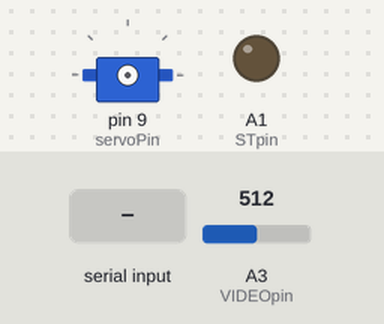
Bench run of a sketch on a simulated Arduino Nano, built with avr-gcc and run on an emulated ATmega328P. Shown: servo, output pins drawn as LEDs (lit = HIGH). Inputs (shaded band) come from the test bench; at power-on: A3 (VIDEOpin) = 512. Pins used as bus, display or sensor lines are not drawn; what the sketch prints to the serial monitor is not drawn.

Above: at 1.3 s.
1.4 s: "w98\n" received over Serial
3.8 s: "w,45\n" received over Serial
At 5.1 s:
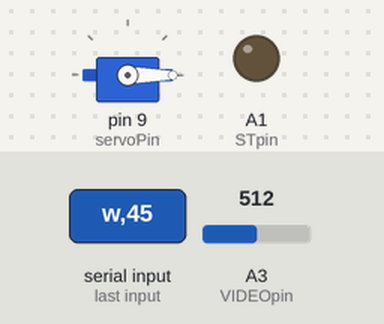
6.3 s: "i\n" received over Serial
At 8.1 s:
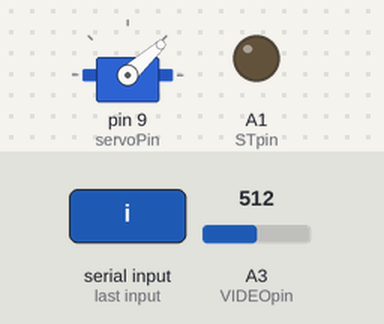
9.3 s: A3 (VIDEOpin) set to 988
12.3 s: A3 (VIDEOpin) set to 1011
At 19.2 s:
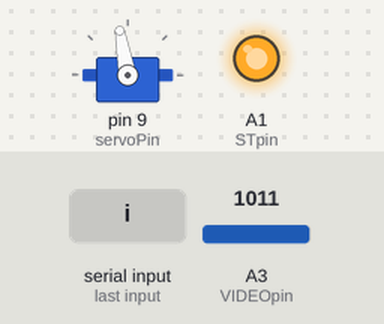
21.1 s: "r90\n" received over Serial
At 23.2 s:
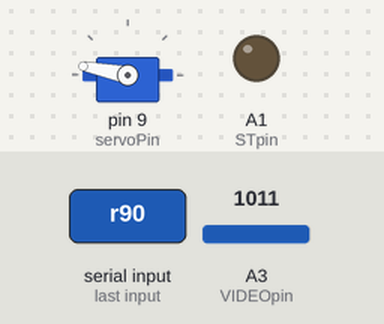
Timing chart, 0 to 28.2 s (numbered marks = the images above; inputs shaded):
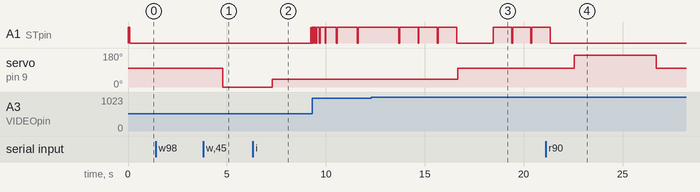

The sketch:

ArduinoNanoCode.ino
```cpp
// (licence header left out)
#include <Servo.h>
Servo myservo;  // create servo object to control a servo


// THESE FOUR VALUES NEED TO BE CHANGED FOR YOUR INDIVIDUAL UNIT:


int unitNumber = 9; // Add a unit-specific number here. This number is looked up for applying calibration data

// To set these wheel positions, build your unit, upload this code, then use the serial monitor Baud Rate set to 115200
// write "w98" to manually contorl the shutter wheel
int posDark = 100; // angle for dark measurement
int posIrr = 42; // angle for irradiance (cosine diffuser)
int posRad = 169; // angle for radiance measurement (clear)


int servoDelay = 300; // millisecond delay for servo to move
int servoDetachDelay = 1500; // millisecond delay for servo to detach (causes feedback and noisy measurements)
int servoPin = 9;

#define TRGpin A0
#define STpin A1
#define CLKpin A2
#define VIDEOpin A3

#define nSites 288 //
uint16_t data[nSites] [2];
int dataSaveDim = 0;

int delayTime = 1;
long intTime = 100;
long prevIntTime = 100;
long maxAutoIntTime = 5000;
long maxIntTime = 60000; // maximum integration time for auto-measurement
long manIntTime = 0;
int satN = 0; // number of bands over-exposed
int satVal = 1000; // over-exposure value
int satSum = 0;
int maxVal = 0;
int prevMaxVal = 0;

int nScansMax = 50; // 65535 is the max uint16 data value, so can only deal with about 60 max
int nScansMin = 3;
long sampleTimeMax = 1000; // target sampling time for repeat scans
int nScans = 1;
int measureType = 0;


void setup(){
  //myservo.attach(servoPin);  // attaches the servo on pin 9 to the servo object

  //Set desired pins to OUTPUT
  pinMode(CLKpin, OUTPUT);
  pinMode(STpin, OUTPUT);

  digitalWrite(CLKpin, HIGH);
  digitalWrite(STpin, LOW);

  Serial.begin(115200); // Baud Rate set to 115200
  while (! Serial); // Wait untilSerial is ready
  //Serial.println("i = irradiance measure, r = radiance measure, n# = minimum number of scans");
  readSpectrometer();
  resetData();
}

void readSpectrometer(){

  // Start clock cycle and set start pulse to signal start
  digitalWrite(CLKpin, LOW);
  delayMicroseconds(delayTime);
  digitalWrite(CLKpin, HIGH);
  delayMicroseconds(delayTime);
  digitalWrite(CLKpin, LOW);
  digitalWrite(STpin, HIGH);
  delayMicroseconds(delayTime);

  unsigned long cTime = millis(); // start time
  unsigned long eTime = cTime + intTime; // end time

  //Sample for a period of time
 // for(int i = 0; i < 15; i++){ //orig 15
 while(cTime < eTime){
      digitalWrite(CLKpin, HIGH);
      delayMicroseconds(delayTime);
      digitalWrite(CLKpin, LOW);
      delayMicroseconds(delayTime);
      cTime=millis();
  }

  //Set STpin to low
  digitalWrite(STpin, LOW);

  //Sample for a period of time
  for(int i = 0; i < 88; i++){ //87 aligns correctly

      digitalWrite(CLKpin, HIGH);
      delayMicroseconds(delayTime);
      digitalWrite(CLKpin, LOW);
      delayMicroseconds(delayTime);

  }

  int specRead = 0;
  satN = 0;
  for(int i = 0; i < nSites; i++){

      specRead = analogRead(VIDEOpin);
      // second read shoudl stablise the multiplexer and give more accurate read
      //delayMicroseconds(delayTime);
     // specRead = analogRead(VIDEOpin);
      data[i][dataSaveDim] += specRead;
      if(specRead > satVal)
        satN ++;

      digitalWrite(CLKpin, HIGH);
      delayMicroseconds(delayTime);
      digitalWrite(CLKpin, LOW);
      delayMicroseconds(delayTime);

  }
}


void resetData(){
  for (int i = 0; i < nSites; i++)
    data[i] [dataSaveDim] = 0;
}

void satTest(){
  //satN = 0;
  //maxVal = 0;
  for (int i = 0; i < nSites; i++){
    //if(data[i][dataSaveDim] > satVal)
    //    satN ++;
    if(data[i][dataSaveDim] > maxVal)
        maxVal = data[i][dataSaveDim];
  }

}


void loop(){


  String arg = Serial.readString();

  if (arg != NULL){

    // manually set integration time
    if(arg.startsWith("t") == true){
      arg.replace("t", "");
      manIntTime = (long) arg.toFloat();
      if(manIntTime > maxIntTime)
          manIntTime = maxIntTime;
      Serial.println("int. time: " + String(manIntTime) + "ms");

    // change max number of scans
    } else if(arg.startsWith("a") == true){
      arg.replace("a", "");
      nScansMax = (int) arg.toFloat();
      if(nScansMax < nScansMin)
        nScansMin = nScansMax;
      Serial.println("max scans: " + String(nScansMax));
      delay(100);

    // change min number of scans
    } else if(arg.startsWith("n") == true){
      arg.replace("n", "");
      nScansMin = (int) arg.toFloat();
      if(nScansMin > nScansMax)
        nScansMax = nScansMin;
      Serial.println("min scans: " + String(nScansMin));
      delay(100);


    // manual wheel position
    } else if(arg.startsWith("w") == true){ // filter wheel position
        arg.replace("w", "");
        int wheelAngle = (int) arg.toFloat();
        myservo.attach(servoPin);
        myservo.write(wheelAngle);
        Serial.println("Wheel angle: " + String(wheelAngle));
        delay(servoDelay);
        myservo.detach();


    // Spec measure
    } else if(arg.startsWith("r") == true || arg.startsWith("i") == true){ // radiance

      myservo.attach(servoPin);

      if(arg.startsWith("r") == true){
        myservo.write(posRad);
        measureType = 1;
      } else {
        myservo.write(posIrr);
        measureType = 0;
      }

      delay(servoDelay);
      myservo.detach();
      delay(servoDetachDelay);
      nScans = 1;


      // reset all data
      dataSaveDim = 1; // 1= dark, 0=light
      resetData();
      dataSaveDim = 0;// must be left as 0 here for code below - temp light data
      resetData();

      // automatically work out integration time by increasing until saturation point, then estimate ideal value
      if(manIntTime == 0){

            satN = 0;
            intTime = 1;
            prevIntTime = 1;
            maxVal = 0;

            resetData(); // reset dim0 data
            readSpectrometer(); // read to dim0
            satTest();

            if(satN == 0){ // if initial 1ms scan is over-exposed don't go any further

              while(satN == 0){
                prevMaxVal = maxVal;
                prevIntTime = intTime;
                intTime = intTime*2;
                if(intTime > maxAutoIntTime) // do not go above max int time (takes ages to measure)
                  satN = 1;
                else {
               // copyData(); // save previous scan to dim1
                  resetData(); // reset dim0 data
                  readSpectrometer(); // read to dim0
                  satTest();
                }
                //Serial.println("int:" + String(intTime) + " maxVal:" + String(maxVal));

                delay(10);
              }
              //intTime = prevIntTime; // the longest integration time that didn't saturate
              resetData();
              //Serial.println("prevInt:" + String(prevIntTime) + " prevMaxVal:" + String(prevMaxVal));
              // ensure auto-value isn't too long
              float tInt = floor(float(prevIntTime*0.9*satVal)/float(prevMaxVal));
              if(tInt > maxIntTime)
                  intTime = maxIntTime;
              else intTime = tInt;
            }

      } else { // initial scan with manual integration time
            intTime = manIntTime;
      }


        nScans = floor(sampleTimeMax/intTime);
        if(nScans < nScansMin)
          nScans = nScansMin;
        if(nScans > nScansMax)
           nScans = nScansMax;

      satSum = 0;

      //-------------Integration time is short, collect sample data, then dark measurement---------
      if(intTime < sampleTimeMax){

        dataSaveDim = 1; // light data
        for(int i=0; i<nScans; i++){ // repeatedly read spec (note one fewer scan than below because one scan is already done above)
          readSpectrometer();
          satTest();
          satSum = satSum + satN;
          //Serial.println("satN:" + String(satN) + " satSum:" + String(satSum));
          delay(10);
        }

        myservo.attach(servoPin);
        myservo.write(posDark);
        delay(servoDelay);
        myservo.detach();
        delay(servoDetachDelay);
        dataSaveDim = 0;// dark data
        resetData();

        for(int i=0; i<nScans; i++){ // repeatedly read spec
          readSpectrometer();
          delay(10);
       }

      //-------------Integration time is long, take interleaved dark measurements---------
      } else {

        for(int i=0; i<nScans; i++){
              // light measuremeant
              myservo.attach(servoPin);
              if(measureType == 1){
                myservo.write(posRad);
              } else {
                myservo.write(posIrr);
              }
              delay(servoDelay);
              myservo.detach();
              delay(servoDetachDelay);
              dataSaveDim = 1; // light data
              readSpectrometer(); // add light measurement
              satTest();
              satSum = satSum + satN;
              delay(10);

              myservo.attach(servoPin);
              myservo.write(posDark);
              delay(servoDelay);
              myservo.detach();
              delay(servoDetachDelay);
              dataSaveDim = 0; // dark data
              readSpectrometer(); // add dark measurement

        }

      }

      Serial.print(String(unitNumber) + "," + String(measureType) + "," + String(nScans) + "," + String(intTime) + "," + String(float(satSum)/float(nScans))  );


      for (int i = 0; i < nSites; i++){
       Serial.print("," + String((float(data[i][1])-float(data[i][0]  ))/float(nScans)));
      }
      Serial.print("\n");
      delay(50);
    }
  }

  delay(10);

}
```

Measured:
- the behaviour switches between 1000 and 1001 on A3 (VIDEOpin) (found by bisection; images 2 and 3)
- after the input at 3.8 s, servo on pin 9 (servoPin): 98° → 0° after 1.0 s
- after the input at 6.3 s, A1 (STpin): LOW → HIGH after 2.9 s, → LOW 0.01 s later, → HIGH 0.05 s later; servo on pin 9 (servoPin): 0° → 42° after 1.0 s
- after the input at 12.3 s, servo on pin 9 (servoPin): 42° → 100° after 4.4 s
- after the input at 21.1 s, servo on pin 9 (servoPin): 100° → 169° after 1.5 s, → 100° 4.1 s later
